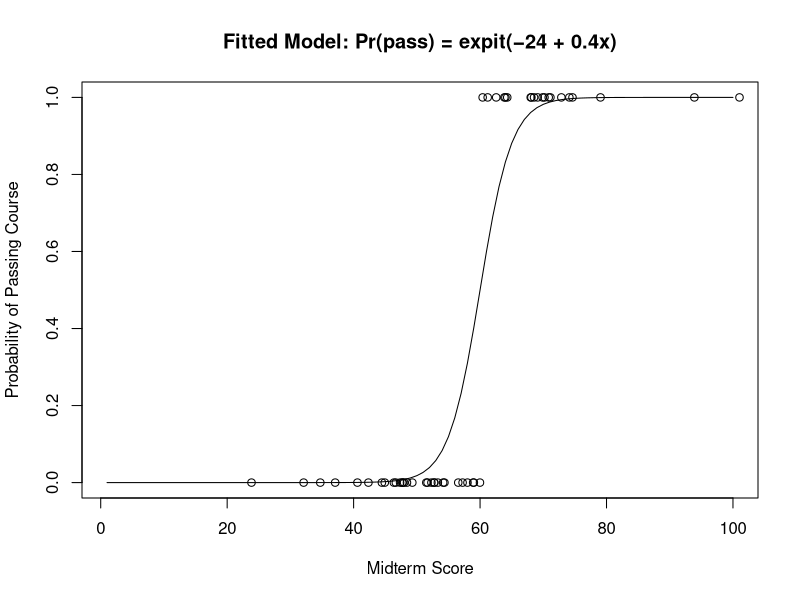

This chart was generated by the following R code: (Note: this script raises an error after producing the figure.)
## ---- chunk 1
library(locfit)
library(ggplot2)
logit<-function(x) log(x/(1-x))
library(knitr)

## ---- chunk 2
hyp_data <- rnorm(n = 50, mean = 60, sd = 15)
y_data <-  ifelse(hyp_data > 60, 1, 0)

q5a = function(x){expit(-24 + 0.4*x)}
plot(q5a(1:100), type='l', xlab = "Midterm Score", ylab = "Probability of Passing Course", main = "Fitted Model: Pr(pass) = expit(−24 + 0.4x)")
points(hyp_data, y_data)
## ---- chunk 3
noise <- rnorm (100,0,1)

exact_x <- seq(1,100,1)
exact_y <- q5a(exact_x)

exact_model <- glm(exact_y ~ exact_x,family = binomial(logit))
noise_model <- glm(exact_y ~ exact_x + noise, family = binomial(logit))

kable(cbind(c("Exact Model Deviance: ", "Null Model Deviance: ", "Difference in Deviance: "), c(exact_model$deviance, noise_model$deviance, noise_model$deviance - exact_model$deviance)))

## ---- chunk 4
rodents <- read.table("rodents.txt")

rodents$race <- as.factor(rodents$race)
rodents$rodent2 <- as.factor(rodents$rodent2)

rodent_presence <- glm(rodent2 ~ race,family = binomial(logit), data = rodents)

## ---- chunk 5

## ---- chunk 6
library(nnet)
dhaka <- read.csv("dhaka.csv")
attach(dhaka)
model1 <- multinom(dehyd ~ capref + extrem + eyes + genapp + heart + mucous + pulse + resp + tears + thirst + urine, data = dhaka)
model1
## ---- chunk 7
library(MASS)
full_data <- na.omit(dhaka)

model2 <- multinom(dehyd ~ ., data = dhaka)

model3 <- multinom(dehyd ~ ., data = full_data)
summary(model3)
model3
stepwise_model <- step(model3, direction = "both")

stepwise_model$anova
